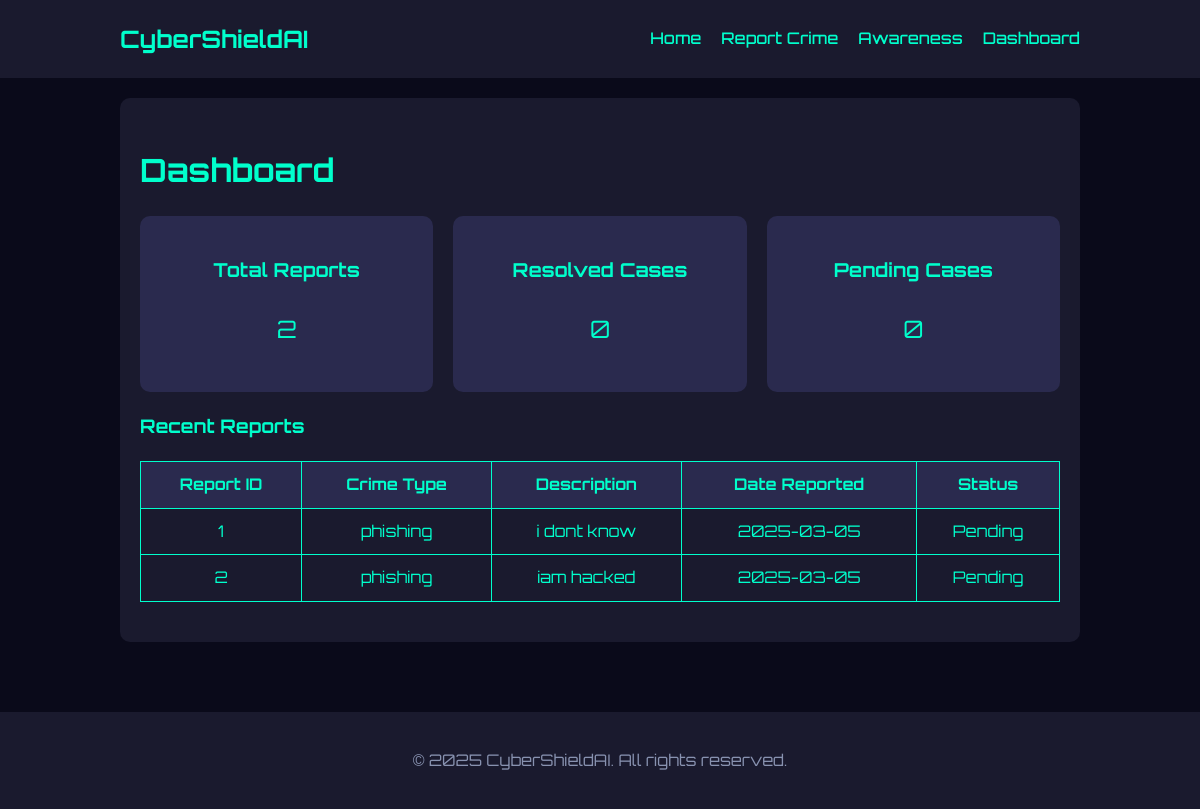
/dashboard, run on the app's committed database.
### tables this page shows
CREATE TABLE reports
                 (id INTEGER PRIMARY KEY AUTOINCREMENT,
                  crime_type TEXT NOT NULL,
                  description TEXT NOT NULL,
                  date_reported TEXT NOT NULL,
                  status TEXT DEFAULT 'Pending');

### app.py (the view)
@app.route('/dashboard')
def dashboard():
    conn = sqlite3.connect('database.db')
    c = conn.cursor()
    c.execute("SELECT * FROM reports")
    reports = c.fetchall()
    conn.close()
    return render_template('dashboard.html', reports=reports)

### templates/dashboard.html
{% extends "base.html" %}
{% block content %}
<section class="dashboard-section">
    <h2>Dashboard</h2>
    <div class="summary">
        <div class="metric">
            <h3>Total Reports</h3>
            <p>{{ reports|length }}</p>
        </div>
        <div class="metric">
            <h3>Resolved Cases</h3>
            <p>{{ reports|selectattr('status', 'equalto', 'Resolved')|list|length }}</p>
        </div>
        <div class="metric">
            <h3>Pending Cases</h3>
            <p>{{ reports|selectattr('status', 'equalto', 'Pending')|list|length }}</p>
        </div>
    </div>
    <div class="reports-table">
        <h3>Recent Reports</h3>
        <table>
            <thead>
                <tr>
                    <th>Report ID</th>
                    <th>Crime Type</th>
                    <th>Description</th>
                    <th>Date Reported</th>
                    <th>Status</th>
                </tr>
            </thead>
            <tbody>
                {% for report in reports %}
                <tr>
                    <td>{{ report[0] }}</td>
                    <td>{{ report[1] }}</td>
                    <td>{{ report[2] }}</td>
                    <td>{{ report[3] }}</td>
                    <td>{{ report[4] }}</td>
                </tr>
                {% endfor %}
            </tbody>
        </table>
    </div>
</section>
{% endblock %}

### templates/base.html (shortened to what this page needs)
<!DOCTYPE html>
<html lang="en">
<head>
    <link rel="stylesheet" href="{{ url_for('static', filename='style.css') }}">
</head>
<body>
    <nav>
        <div class="logo">CyberShieldAI</div>
        <ul class="nav-links">
            <li><a href="{{ url_for('home') }}">Home</a></li>
            <li><a href="{{ url_for('report') }}">Report Crime</a></li>
            <li><a href="{{ url_for('awareness') }}">Awareness</a></li>
            <li><a href="{{ url_for('dashboard') }}">Dashboard</a></li>
        </ul>
    </nav>
    <main>
        {% block content %}{% endblock %}
    </main>
    <footer>
        <p>© 2025 CyberShieldAI. All rights reserved.</p>
    </footer>
</body>
</html>

### static/style.css (style rules this page uses)
body { font-family: 'Orbitron', sans-serif; background-color: #0a0a1a; color: #00ffcc; margin: 0; padding: 0; line-height: 1.6; }
nav { display: flex; justify-content: space-between; align-items: center; padding: 20px 10%; background-color: #1a1a2e; position: sticky; top: 0; z-index: 1000; }
nav .logo { font-size: 1.5rem; color: #00ffcc; font-weight: bold; }
nav .nav-links { list-style: none; display: flex; gap: 20px; margin: 0; padding: 0; }
nav .nav-links a { text-decoration: none; color: #00ffcc; font-weight: 500; transition: color 0.3s; }
main { padding: 20px 10%; }
footer { padding: 20px 10%; background-color: #1a1a2e; text-align: center; color: #8892b0; margin-top: 50px; }
.dashboard-section { background-color: #1a1a2e; padding: 20px; border-radius: 10px; }
.dashboard-section h2 { font-size: 2rem; color: #00ffcc; margin-bottom: 20px; }
.summary { display: flex; justify-content: space-between; gap: 20px; margin-bottom: 20px; }
.metric { background-color: #2a2a4e; padding: 20px; border-radius: 10px; text-align: center; flex: 1; }
.metric h3 { font-size: 1.2rem; color: #00ffcc; margin-bottom: 10px; }
.metric p { font-size: 1.5rem; color: #00ffcc; }
.reports-table { margin-bottom: 20px; }
.reports-table table { width: 100%; border-collapse: collapse; }
.reports-table th, .reports-table td { padding: 10px; border: 1px solid #00ffcc; text-align: center; }
.reports-table th { background-color: #2a2a4e; color: #00ffcc; }

### data on the page
reports: id "1", crime_type "phishing", description "i dont know", date_reported "2025-03-05", status "Pending"
reports: id "2", crime_type "phishing", description "iam hacked", date_reported "2025-03-05", status "Pending"

### other printed values
{{ reports|length }} "2"
{{ reports|selectattr('status', 'equalto', 'Resolved')|list|length }} "0"
{{ reports|selectattr('status', 'equalto', 'Pending')|list|length }} "0"
